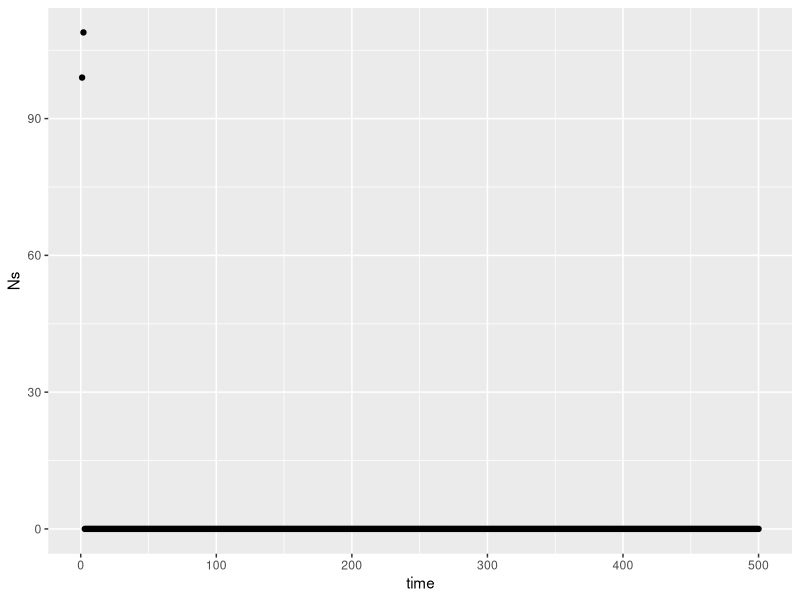
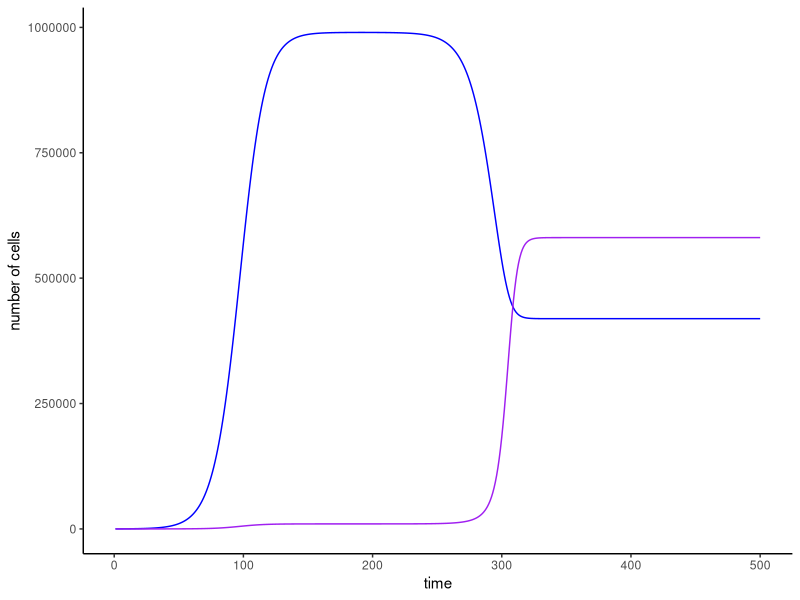

Here is the R script that generated these plots, in order:
#cancer dynamic modeling
#we are looking at 2 subpopulations of cancer cells including non-mutant and mutant populations
#modeling the subpopulations after drug treatment
#N stands for non-mutant cells
#M stands for mutant cells 
#there are 100 total cancer cells
N0=99
M0=1
r=0.1 #normal growth rate
rm=.5 #growth rate of mutant cells under drug-treatment
rn=-.1 #growth rate of non-mutant cells under drug-treatment condition
K=1000000 #carrying capacity is 1 million cells
timesteps=500 #how long we want to run simulation for
#create output
Ns=numeric(length=timesteps)
Ns[1]=N0 #non-mutant cell output
Ms=numeric(length=timesteps)
Ms[1]=M0 #mutant cell output
#finding equilibrium time
for(t in 1:length(timesteps-1)){
  Ns[t+1] = Ns[t] + r * Ns[t]* (1- (Ns[t]/K))
  Ms[t+1] = Ms[t] + r * Ms[t]* (1- (Ms[t]/K))
}
equilibrium=data.frame(time=(1:timesteps), Ns)
View(equilibrium)
library(ggplot2)
ggplot(data=equilibrium, aes())+
  geom_point(aes(x=time, y=Ns))
#equilibrium is where graph levels out
#looking at graph, equilibrium is about at t=190

#for loop to simulate mutant condition and normal condition
for (t in 1:(timesteps-1)) {
    if(t<=190){
      Ns[t+1] <-Ns[t]+r*Ns[t]*(1-(Ns[t] +Ms[t])/K)
      Ms[t+1] <-Ms[t]+r*Ms[t]*(1-(Ns[t] +Ms[t])/K)
    }else{
      Ns[t+1] <-Ns[t]+rn*Ns[t]*(1-(Ns[t] +Ms[t])/K)
      Ms[t+1] <-Ms[t]+rm*Ms[t]*(1-(Ns[t] +Ms[t])/K)
    }
  }
#creating data frame to put non-mutant(N) and mutant(M) conditions in 
dat=data.frame(time=1:length(Ns), N=Ns, M=Ms) 
library(ggplot2)
#plotting N (blue) and M (purple)
ggplot(dat)+ 
  geom_line(aes(x=time, y=N), col="blue")+
  geom_line(aes(x=time, y=M),col="purple")+
  ylab("number of cells")+
  theme_classic()
